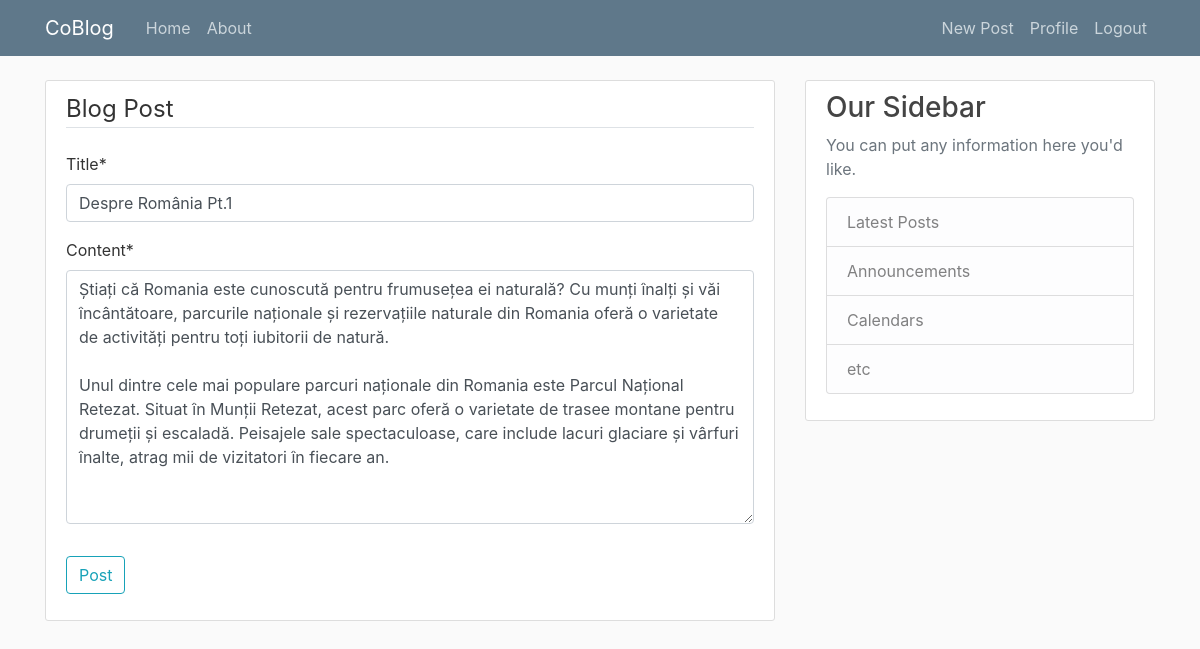
/post/9/update/ (signed in), run on the app's committed database.
### blog/models.py (models this page shows, shortened)
class Post(models.Model):
    title = models.CharField(max_length=100)
    content = models.TextField()
    date_posted = models.DateTimeField(default=timezone.now)
    author = models.ForeignKey(User, on_delete=models.CASCADE)
    likes = models.ManyToManyField(User, related_name='blog_posts')
    category = models.CharField(max_length=255, default='uncategorized')

### blog/views.py (the view, shortened to what this page needs)
# urls.py: path('post/<int:pk>/update/', PostUpdateView.as_view(), name='post-update'),
class PostUpdateView(LoginRequiredMixin, UserPassesTestMixin, UpdateView):
    model = Post
    fields = ['title', 'content']
    def test_func(self):
        post = self.get_object()
        if self.request.user == post.author:
            return True
        return False

### blog/templates/blog/post_form.html (shortened to what this page needs)
{% extends "blog/base.html" %}
{% load crispy_forms_tags %}
{% block content %}
    <div class="content-section">
        <form method="POST">
            <fieldset class="form-group">
                <legend class="border-bottom mb-4">Blog Post</legend>
                {{ form|crispy }}
            </fieldset>
            <div class="form-group">
                <button class="btn btn-outline-info" type="submit">Post</button>
            </div>
        </form>
    </div>
{% endblock content %}

### blog/static/blog/main.css (style rules this page uses)
body { background: #fafafa; color: #333333; margin-top: 5rem; }
.content-section { background: #ffffff; padding: 10px 20px; border: 1px solid #dddddd; border-radius: 3px; margin-bottom: 20px; }

### data on the page
Post: title "Despre România Pt.1", content "Știați că Romania este cunoscută pentru frumusețea ei naturală? Cu munți înalți și văi încântătoare, parcurile naționale și rezervațiile naturale din Romania oferă o varietate de activități pentru toți iubitorii de natură. Unul dintre cele mai populare parcuri naționale din Romania este Parcul Național Retezat. Situat în Munții Retezat, acest parc oferă o varietate de trasee montane pentru drumeții și escaladă. Peisajele sale spectaculoase, care include lacuri glaciare și vârfuri înalte, atrag mii de vizitatori în fiecare an."
